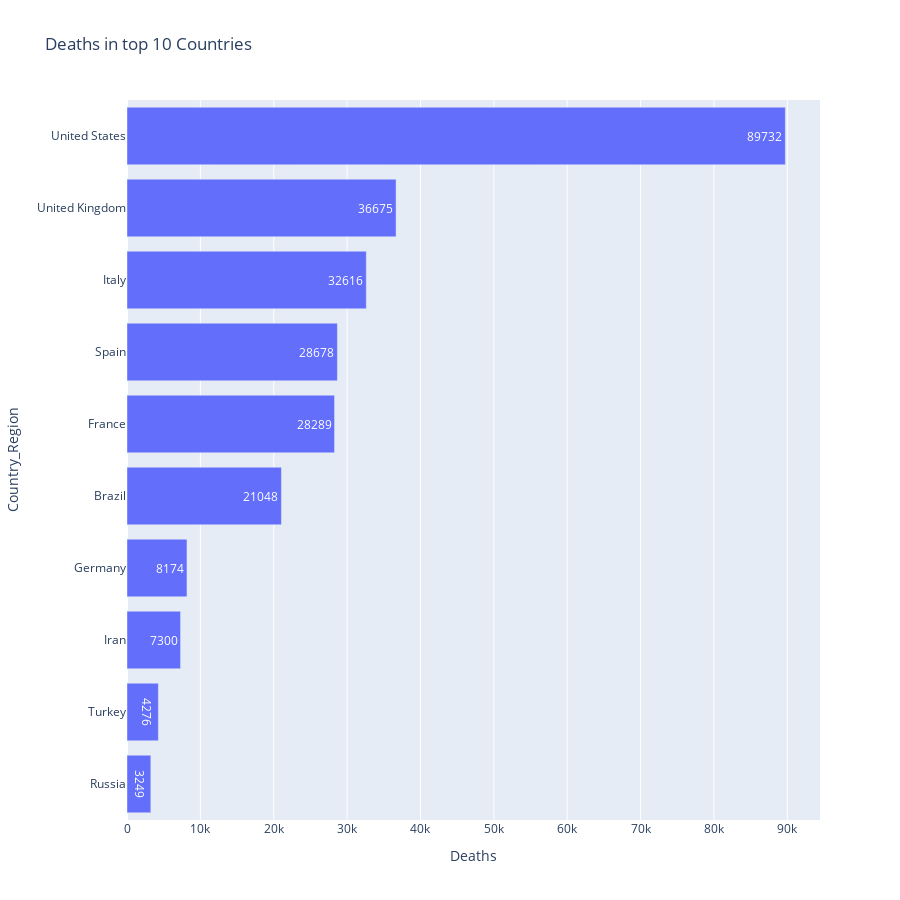

Notebook code cell kept with this figure:
### Code cell
fig = px.bar(Country_data_latest.sort_values('Deaths',ascending=False)[:20][::-1],x='Deaths',y='Country_Region',title='Deaths in top 10 Countries',text='Deaths', height=900, orientation='h')
fig.show()

### Figure 1 — Plotly figure (JSON) as saved in the notebook; plotly's stock layout.template omitted (floating-point values rounded to 4 significant figures)
{"data": [{"alignmentgroup": "True", "hovertemplate": "Deaths=%{text}<br>Country_Region=%{y}<extra></extra>", "legendgroup": "", "marker": {"color": "#636efa"}, "name": "", "offsetgroup": "", "orientation": "h", "showlegend": false, "text": [3249, 4276, 7300, 8174, 21048, 28289, 28678, 32616, 36675, 89732], "textposition": "auto", "type": "bar", "x": [3249, 4276, 7300, 8174, 21048, 28289, 28678, 32616, 36675, 89732], "xaxis": "x", "y": ["Russia", "Turkey", "Iran", "Germany", "Brazil", "France", "Spain", "Italy", "United Kingdom", "United States"], "yaxis": "y"}], "layout": {"barmode": "relative", "height": 900, "legend": {"tracegroupgap": 0}, "title": {"text": "Deaths in top 10 Countries"}, "xaxis": {"anchor": "y", "domain": [0, 1], "title": {"text": "Deaths"}}, "yaxis": {"anchor": "x", "domain": [0, 1], "title": {"text": "Country_Region"}}}}
